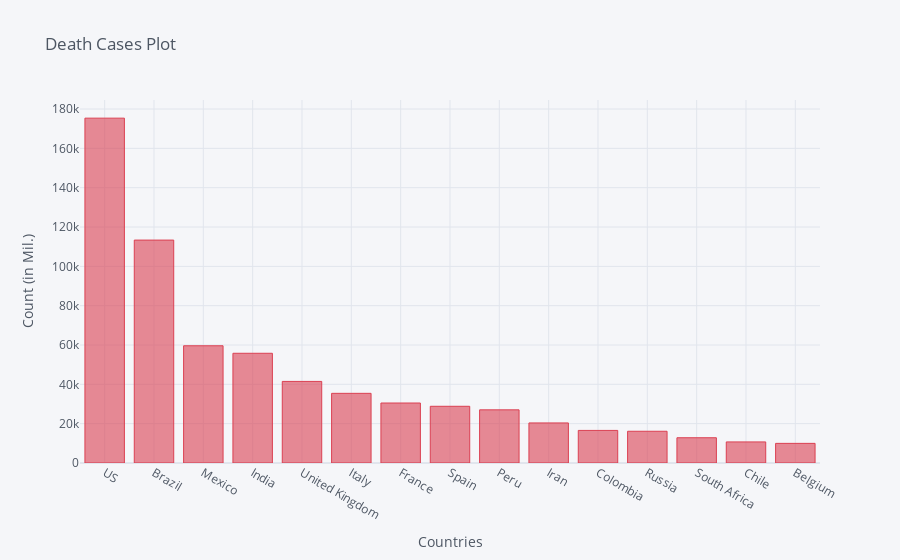

The cell this chart's notebook holds for it:
### Code cell
death_df2_plot.iplot(kind='bar', x='Country/Region', y='8/21/20',color='red',
                    title='Death Cases Plot',xTitle='Countries',yTitle='Count (in Mil.)')

### Figure 1 — Plotly figure (JSON) as saved in the notebook; plotly's stock layout.template omitted (floating-point values rounded to 4 significant figures)
{"data": [{"marker": {"color": "rgba(219, 64, 82, 0.6)", "line": {"color": "rgba(219, 64, 82, 1.0)", "width": 1}}, "name": "8/21/20", "orientation": "v", "text": "", "type": "bar", "x": ["US", "Brazil", "Mexico", "India", "United Kingdom", "Italy", "France", "Spain", "Peru", "Iran", "Colombia", "Russia", "South Africa", "Chile", "Belgium"], "y": [175363, 113358, 59610, 55794, 41491, 35427, 30508, 28838, 27034, 20376, 16568, 16148, 12843, 10723, 9985]}], "layout": {"legend": {"bgcolor": "#F5F6F9", "font": {"color": "#4D5663"}}, "paper_bgcolor": "#F5F6F9", "plot_bgcolor": "#F5F6F9", "title": {"font": {"color": "#4D5663"}, "text": "Death Cases Plot"}, "xaxis": {"gridcolor": "#E1E5ED", "showgrid": true, "tickfont": {"color": "#4D5663"}, "title": {"font": {"color": "#4D5663"}, "text": "Countries"}, "zerolinecolor": "#E1E5ED"}, "yaxis": {"gridcolor": "#E1E5ED", "showgrid": true, "tickfont": {"color": "#4D5663"}, "title": {"font": {"color": "#4D5663"}, "text": "Count (in Mil.)"}, "zerolinecolor": "#E1E5ED"}}}
